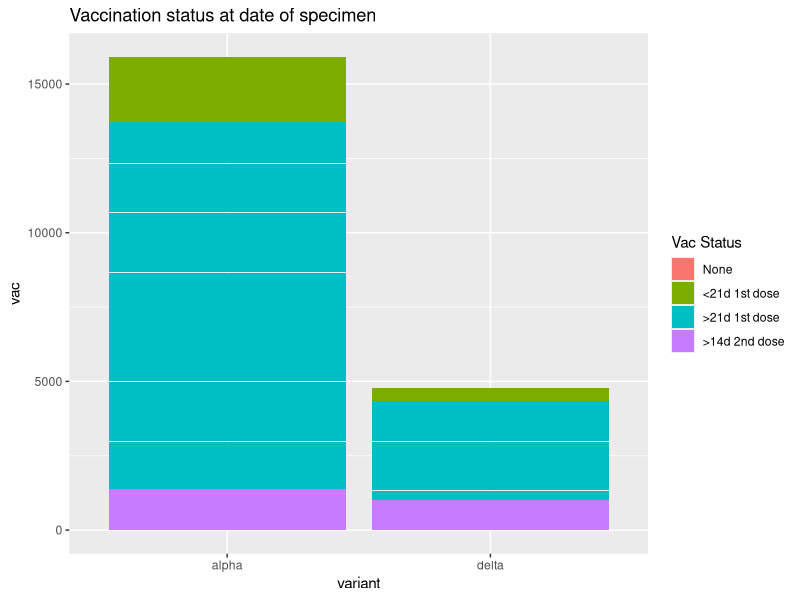
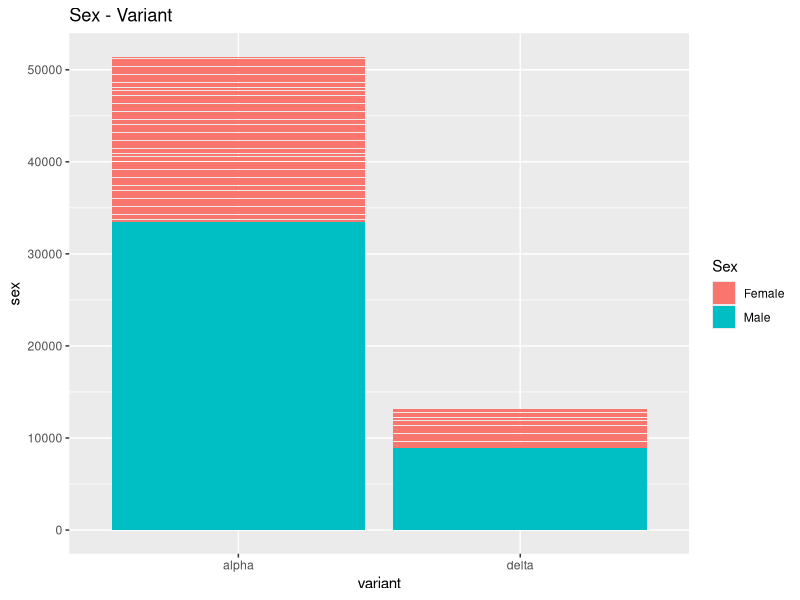
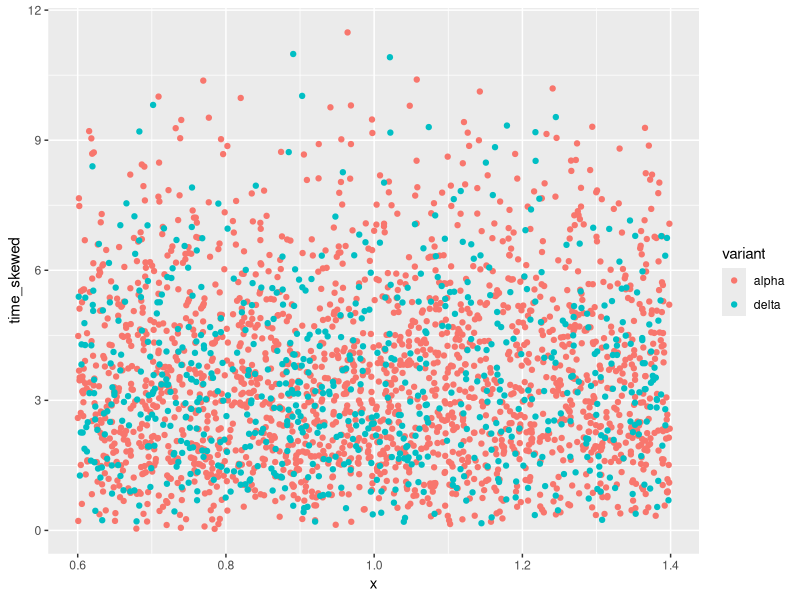
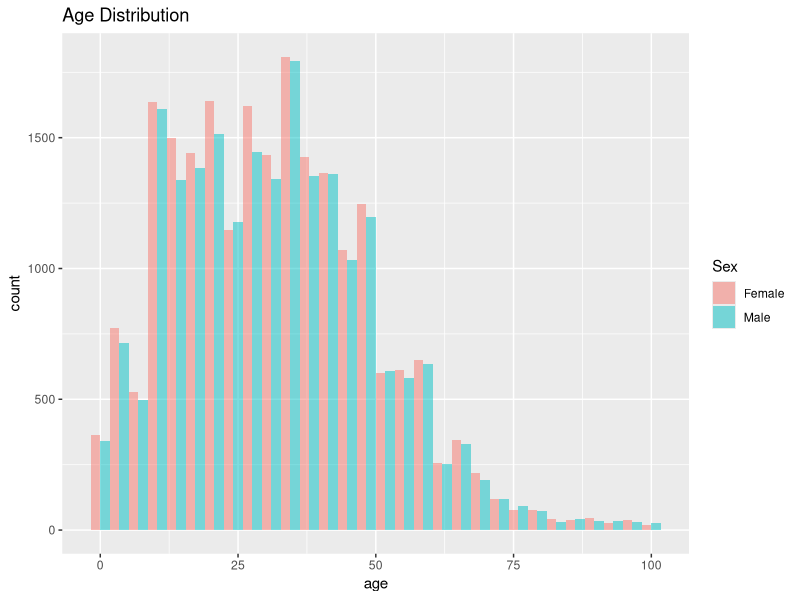
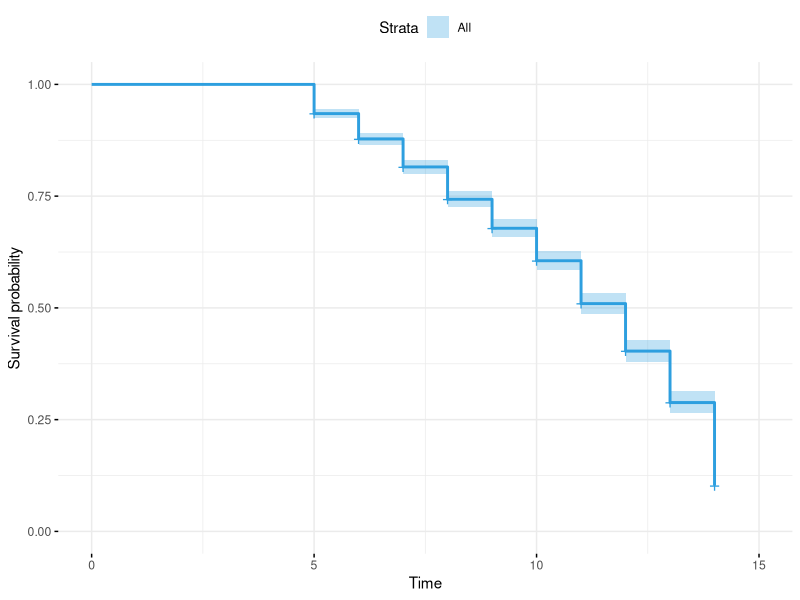
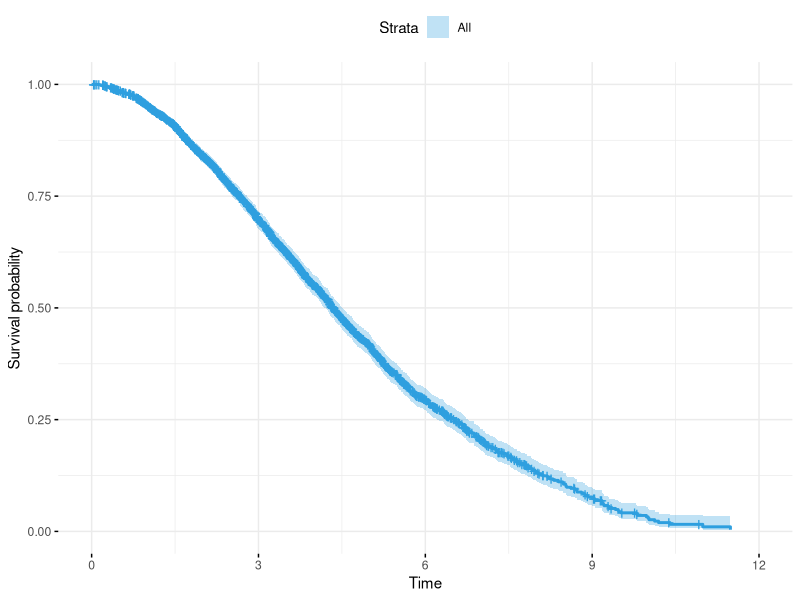
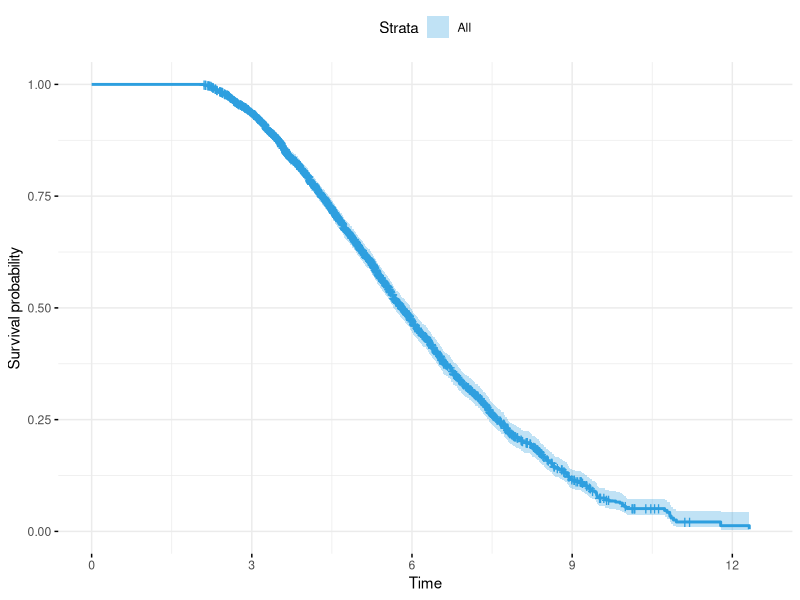
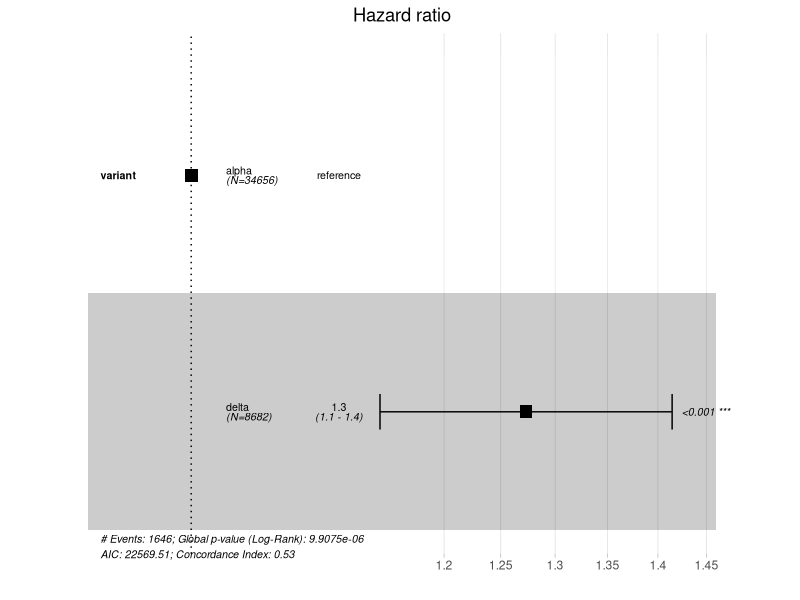

Write the R code that produced these figures, in order.
## ---- chunk 1
#set.seed
set.seed(123)


#variant from tab1
alpha <- replicate(34656,"alpha")
delta <- replicate(8682,"delta")
variant <- sample(c(alpha, delta),replace = TRUE)

data <- data.frame(
  variant = c(alpha, delta),replace = TRUE)

#symptom status
asymptomatic_alpha <- replicate(14934,"asymptomatic")
symptomatic_alpha <- replicate(17757,"symptomatic")
unknown_alpha <- replicate(1965,"unknown")
asymptomatic_delta <- replicate(3659,"asymptomatic")
symptomatic_delta <- replicate(4334,"symptomatic")
unknown_delta <- replicate(689,"unknown")

stat_alpha <- c(asymptomatic_alpha,symptomatic_alpha,unknown_alpha)
stat_alpha <- sample(stat_alpha)
stat_delta <- c(asymptomatic_delta,symptomatic_delta,unknown_delta)
stat_delta <- sample(stat_delta)

data$stat <- ifelse(data$variant == "alpha", stat_alpha, stat_delta)

#check if it is correct
table(subset(data,variant="alpha"))

#hospitalisation
h_alpha <- replicate(764,"HOS")
h_delta <- replicate(196,"HOS")
er_alpha <- replicate(1148,"ER") #er = emergency care
er_delta <- replicate(498,"ER")

hos_alpha <- c(h_alpha,er_alpha)
hos_alpha <- sample(hos_alpha)

hos_delta <- c(h_delta,er_delta)
hos_delta <- sample(hos_delta)

#in this case random assignment isn't the best way because symptomatic disease progression would lead to higher hospitalization rates than aysmptomatic disease progression
data$hos=""
data$hos[sample(which(data$variant == "alpha"),length(hos_alpha))] <- hos_alpha
data$hos[sample(which(data$variant == "delta"),length(hos_delta))] <- hos_delta

#--------------------------------------------------------------------
######hospitalisation

#use categorial variables
h_alpha <- replicate(764,"HOS")
h_delta <- replicate(196,"HOS")
er_alpha <- replicate(1148,"ER") #er = emergency care
er_delta <- replicate(498,"ER")

#use integers 0=no hospitalisation, 1=hos, 2=er -> needed for cox regression
#1: Hospital admission within 14 days after specimen
#2: Hospital admission or emergency care attendance within 14 days after specimen
h_alpha <- replicate(764,1)
h_delta <- replicate(196,1)
er_alpha <- replicate(1148,2) #er = emergency care
er_delta <- replicate(498,2)

#combine and sample variable
hos_alpha <- c(h_alpha,er_alpha)
hos_alpha <- sample(hos_alpha)
hos_delta <- c(h_delta,er_delta)
hos_delta <- sample(hos_delta)

#in this case random assignment isn't the best way because symptomatic disease progression would lead to higher hospitalization rates than aysmptomatic disease progression
data$hos=0
data$hos[sample(which(data$variant == "alpha"),length(hos_alpha))] <- hos_alpha
data$hos[sample(which(data$variant == "delta"),length(hos_delta))] <- hos_delta

#-------------------------------------------------------------------
#create time of hospitalisation
#article days symptoms to admission hospital
#https://www.ncbi.nlm.nih.gov/pmc/articles/PMC7589278/
#because of this maybe skewed might be more suitable
#only people which are hospitaled get values all which data$hos==0 get a 0 value
data$time_equal=0
#equally distributed
data$time_equal[which(data$hos==1 | data$hos==2)]<-sample(5:14,length(hos_alpha)+length(hos_delta),replace = TRUE)
#right skewed
data$time_skewed=0
data$time_skewed[which(data$hos==1 | data$hos==2)]<-sample(rbeta((length(hos_alpha)+length(hos_delta)),2,6)*14)
#right skewed v002
# a bit different to get rid of hospitalzation on day 0-2
data$time_skewed_v002=0
data$time_skewed_v002[which(data$hos==1 | data$hos==2)]<-sample(rbeta((length(hos_alpha)+length(hos_delta)),2,6)*12+2)


#---------------------------------
#vaccination status
#Unvaccinated                                 0
#<21 days after first vaccination dose        1
#≥21 days after first vaccination dose        2
#≥14 days after second vaccination dose       3
vac_alpha <- replicate(25823,0)
vac_alpha <- c(vac_alpha,replicate(2206,1))
vac_alpha <- c(vac_alpha,replicate(6172,2))
vac_alpha <- c(vac_alpha,replicate(455,3))
vac_alpha <- sample(vac_alpha)
vac_delta <- replicate(6255,0)
vac_delta <- c(vac_delta,replicate(426,1))
vac_delta <- c(vac_delta,replicate(1662,2))
vac_delta <- c(vac_delta,replicate(339,3))
vac_delta <- sample(vac_delta)

data$vac=NA
data$vac[sample(which(data$variant == "alpha"),length(vac_alpha))] <- vac_alpha
data$vac[sample(which(data$variant == "delta"),length(vac_delta))] <- vac_delta
#check if it is correct
#table(data$vac[which(data$variant=="alpha")])
#table(data$vac[which(data$variant=="delta")])
data$vac_update <- data$vac
data$vac_update[data$vac<1]<-1
data$vac_update[data$vac>2]<-2

#-----------------------------------------------------------
#sex
#it seems that men are more affected than women
#In the public data set, the number of men who died from COVID-19 is 2.4 times that of women 
#https://www.worldometers.info/coronavirus/coronavirus-age-sex-demographics/
#https://www.frontiersin.org/articles/10.3389/fpubh.2020.00152/full
#https://www.nature.com/articles/s41467-020-19741-6
#now the code randomly assings male and female to the status and didnt account for the statement above
female_alpha <- replicate(17913,1)
female_delta <- replicate(4249,1)
male_alpha <- replicate(16743,2)
male_delta <- replicate(4433,2)
sex_delta <- c(female_delta,male_delta)
sex_delta <- sample(sex_delta)
sex_alpha <- c(female_alpha,male_alpha)
sex_alpha <- sample(sex_alpha)

data$sex=0
data$sex[sample(which(data$variant == "alpha"),length(sex_alpha))] <- sex_alpha
data$sex[sample(which(data$variant == "delta"),length(sex_delta))] <- sex_delta

#check if it is correct
#table(data$sex[which(data$variant=="alpha")])
#table(data$sex[which(data$variant=="delta")])

#----------------------------------------------------------------
#age
a1 <- sample(0:9,3564, replace = TRUE)
a2 <- sample(10:19,9462, replace = TRUE)
a3 <- sample(20:29,7636, replace = TRUE)
a4 <- sample(30:39,9157, replace = TRUE)
a5 <- sample(40:49,6885, replace = TRUE)
a6 <- sample(50:59,3916, replace = TRUE)
a7 <- sample(60:69,1681, replace = TRUE)
a8 <- sample(70:79,584, replace = TRUE)
a9 <- sample(80:100,453, replace = TRUE)
age <- c(a1,a2,a3,a4,a5,a6,a7,a8,a9)
age <- sample(age)
data$age <- age
## ---- chunk 2
library(ggplot2)
#vaccination status
p<-ggplot(data=data, aes(fill=factor(vac), x=variant, y=vac)) +
  geom_bar(stat="identity")+
  scale_fill_discrete(name = "Vac Status", labels = c("None", "<21d 1st dose", ">21d 1st dose",">14d 2nd dose"))+
  ggtitle("Vaccination status at date of specimen")
p
#sex variant
p<-ggplot(data=data, aes(fill=factor(sex), x=variant, y=sex)) +
  geom_bar(stat="identity")+
  scale_fill_discrete(name = "Sex", labels = c("Female", "Male"))+
  ggtitle("Sex - Variant")
p
#time of hospitalisation
p <- ggplot() +
    geom_jitter(data=data[which(data$time_skewed>0),], aes(x=1, y=time_skewed, color=variant)) 
p
# age
p<-ggplot(data, aes(x=age, fill=factor(sex))) +
  geom_histogram(alpha = 0.5, position = "dodge")+
  theme(legend.position="right")+
  scale_fill_discrete(name = "Sex", labels = c("Female", "Male"))+
  ggtitle("Age Distribution")
p
## ---- chunk 3
#---------------------------------------------------------------
#Cox Regression

library("survival")
library("survminer")

#example data
# lung <- lung
# head(lung)
# res.cox <- coxph(Surv(time, status) ~ sex, data = lung)
# res.cox
# summary(res.cox)

#own data equal distributed
res.cox_equal <- coxph(Surv(time_equal,hos)~variant, data = data)
summary(res.cox_equal)
ggsurvplot(survfit(res.cox_equal), data = data, color = "#2E9FDF",
           ggtheme = theme_minimal())
#own data right skewed
res.cox_skewed <- coxph(Surv(time_skewed,hos)~variant, data = data)
summary(res.cox_skewed)
ggsurvplot(survfit(res.cox_skewed), data = data, color = "#2E9FDF",
           ggtheme = theme_minimal())
#own data right skewed
res.cox_skewed_v002 <- coxph(Surv(time_skewed_v002,hos)~variant, data = data)
summary(res.cox_skewed_v002)
ggsurvplot(survfit(res.cox_skewed_v002), data = data, color = "#2E9FDF",
           ggtheme = theme_minimal())

## ---- chunk 4
# visualize hazard ratio
ggforest(res.cox_skewed, data = data)
## ---- chunk 5
test.ph <- cox.zph(res.cox_skewed)
test.ph
ggcoxzph(test.ph)
ggcoxdiagnostics(res.cox_skewed, type = "dfbeta",
                 linear.predictions = FALSE, ggtheme = theme_bw())
ggcoxdiagnostics(res.cox_skewed, type = "deviance",
                 linear.predictions = FALSE, ggtheme = theme_bw())
## ---- chunk 6
#---------------------------------------------------------------
#Cox Regression
#own data right skewed
res.cox_skewed <- coxph(Surv(time_skewed,hos)~variant, data = data[data$hos==1,])
summary(res.cox_skewed)
# visualize hazard ratio
ggforest(res.cox_skewed, data = data)
## ---- chunk 7
#---------------------------------------------------------------
#Cox Regression
#own data right skewed
res.cox_skewed <- coxph(Surv(time_skewed,hos)~variant, data = data[data$hos==2,])
summary(res.cox_skewed)
# visualize hazard ratio
ggforest(res.cox_skewed, data = data)
## ---- chunk 8
#res.cox <- coxph(Surv(time, status) ~ age + sex + ph.ecog, data =  lung)
#own data right skewed
res.cox_skewed <- coxph(Surv(time_skewed,hos,sex)~variant, data = data[data$hos==1,])
summary(res.cox_skewed)
# visualize hazard ratio
ggforest(res.cox_skewed, data = data)
## ---- chunk 9
#skewed data 
#skewed data 
res.cox_vac <- coxph(Surv(time_skewed,vac)~variant, data = data[data$hos==1 & data$vac <2,])
summary(res.cox_vac)
ggsurvplot(survfit(res.cox_vac), data = data, color = "#2E9FDF",
           ggtheme = theme_minimal())
## ---- chunk 10
#skewed data 
#skewed data 
res.cox_vac <- coxph(Surv(time_skewed,vac_update)~variant, data = data[data$hos==1 & data$vac_update == 1,])
summary(res.cox_vac)
ggsurvplot(survfit(res.cox_vac), data = data, color = "#2E9FDF",
           ggtheme = theme_minimal())
## ---- chunk 11
#skewed data 
#skewed data 
res.cox_vac <- coxph(Surv(time_skewed,vac_update)~variant, data = data[data$hos==1 & data$vac_update == 2,])
summary(res.cox_vac)
ggsurvplot(survfit(res.cox_vac), data = data, color = "#2E9FDF",
           ggtheme = theme_minimal())
## ---- chunk 12
#skewed data 
res.cox_vac <- coxph(Surv(time_skewed,vac)~variant, data = data[data$hos==2 & data$vac <2,])
summary(res.cox_vac)
ggsurvplot(survfit(res.cox_vac), data = data, color = "#2E9FDF",
           ggtheme = theme_minimal())
## ---- chunk 13
#skewed data 
res.cox_vac <- coxph(Surv(time_skewed,vac)~variant, data = data[data$hos==1 & data$vac == 2,])
summary(res.cox_vac)
ggsurvplot(survfit(res.cox_vac), data = data, color = "#2E9FDF",
           ggtheme = theme_minimal())
## ---- chunk 14
#skewed data 
res.cox_vac <- coxph(Surv(time_skewed,vac)~variant, data = data[data$hos==2 & data$vac==2,])
summary(res.cox_vac)
ggsurvplot(survfit(res.cox_vac), data = data, color = "#2E9FDF",
           ggtheme = theme_minimal())
## ---- chunk 15
#skewed data 
#skewed data 
res.cox_vac <- coxph(Surv(time_skewed,vac_update)~variant, data = data[data$hos==2 & data$vac_update == 1,])
summary(res.cox_vac)
ggsurvplot(survfit(res.cox_vac), data = data, color = "#2E9FDF",
           ggtheme = theme_minimal())
## ---- chunk 16
#skewed data 
#skewed data 
res.cox_vac <- coxph(Surv(time_skewed,vac_update)~variant, data = data[data$hos==2 & data$vac_update == 2,])
summary(res.cox_vac)
ggsurvplot(survfit(res.cox_vac), data = data, color = "#2E9FDF",
           ggtheme = theme_minimal())
